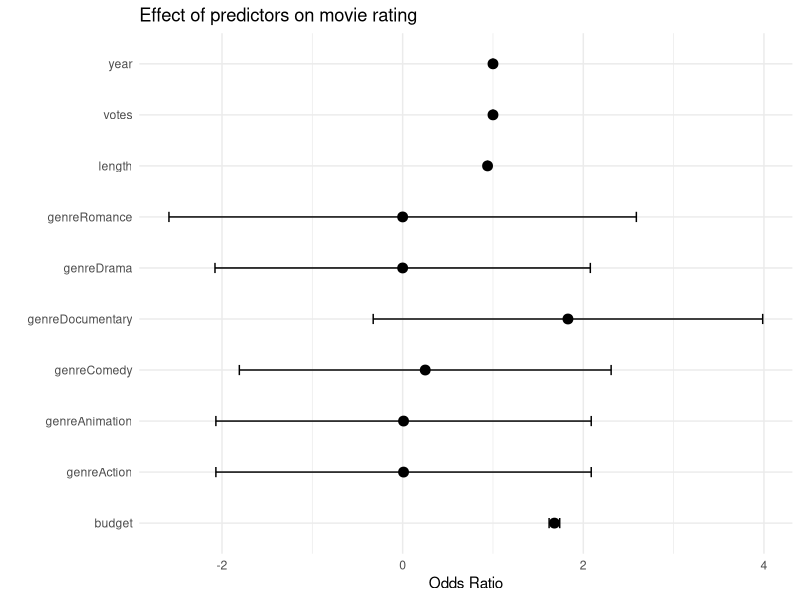
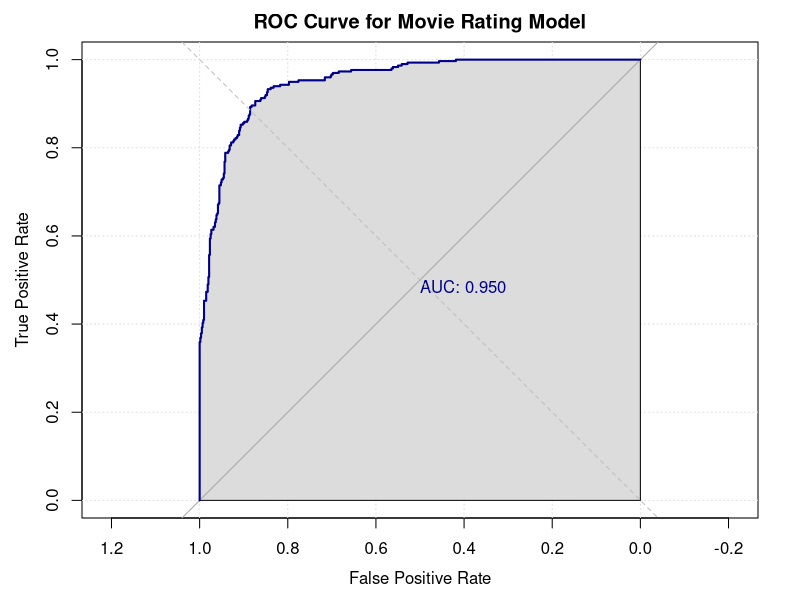
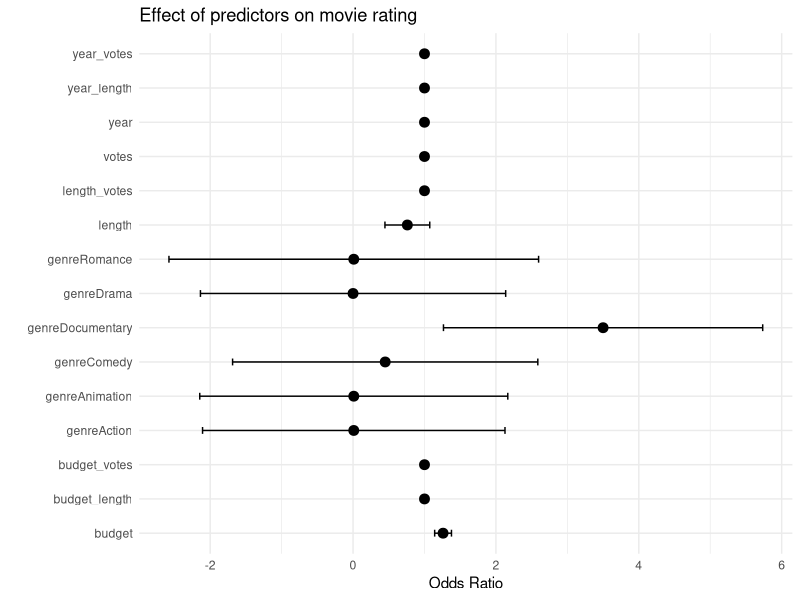

The R source for these figures, in order:
## ---- chunk 1
knitr::opts_chunk$set(echo = TRUE, tidy.opts=list(width.cutoff=55),tidy=TRUE)
## ---- chunk 2
# Load required packages
library(tidyverse)
library(ggplot2)
library(scales)
library(dplyr)
library(broom)
library(pROC)
library(MASS)
## ---- chunk 3
# Read data
films <- read.csv("dataset9.csv", header = TRUE)
# View data structures and variable types
str(films)
# View variable distribution
summary(films)
# Find the count of each category in genre
films %>% 
  group_by(genre) %>% 
  summarise(count=n())
## ---- chunk 4
# Correlation matrix
cor(films[,c("year", "length", "budget", "votes", "rating")])
## ---- chunk 5
# Check for missing values
sum(is.na(films))
# Check which column has missing values
colSums(is.na(films))
#Fill missing values 
median_length <- median(films$length, na.rm = TRUE)
films$length[is.na(films$length)] <- median_length
# Check if missing values were filled successfully
sum(is.na(films))
## ---- chunk 6
# Convert year and length to continuous variables(Because time and length can be regarded as unlimited values)
films$year <- as.numeric(as.character(films$year))
films$length <- as.numeric(as.character(films$length))
# one-hot encoding
films <- cbind(films, model.matrix(~genre-1, data=films))
# Binarize the IMDB score
films$rating2 <- ifelse(films$rating > 7, 1, 0)
## ---- chunk 7
# Fitting a GLM model
fit <- glm(rating2 ~ year + length + budget + votes + genreAction + genreAnimation+genreComedy + genreDocumentary + genreDrama + genreRomance, data=films, family=binomial)
summary(fit)
## ---- chunk 8
# Extract Coefficients and Standard Errors
coef_df <- tidy(fit, exponentiate = TRUE) %>%
  filter(term != "(Intercept)") %>%
  mutate_if(is.numeric, list(~ round(., 2))) %>%
  mutate(
    lower = estimate - 1.96 * std.error,
    upper = estimate + 1.96 * std.error
  )

# plot the coefficients
ggplot(coef_df, aes(x = term, y = estimate)) +
  geom_point(size = 3) +
  geom_errorbar(aes(ymin = lower, ymax = upper), width = 0.2) +
  coord_flip() +
  labs(
    title = "Effect of predictors on movie rating",
    x = "", y = "Odds Ratio"
  ) +
  theme_minimal()
## ---- chunk 9
# After selecting variables:
# According to GLM fit summary, we choose the variables with p-value lower than 0.05
fit2 = glm(rating2 ~ length + budget + votes + genreAction + genreAnimation + genreDrama + genreRomance, data=films, family=binomial)
fit3 = glm(rating2 ~ length + budget + genreComedy + genreDocumentary , data=films, family=binomial)
table1 = matrix(c(fit$aic, fit2$aic, fit3$aic), dimnames = list(c("fit","fit2","fit3"), c("AIC")))
table1
## ---- chunk 10
# Store the variables that need to be scatter plotted in a data frame
variables <- c("year", "length", "budget", "votes")
plot_data <- films[variables]
## ---- chunk 11
# test interaction
films$year_length <- films$year * films$length
films$year_votes <- films$year * films$votes
films$length_votes <- films$length * films$votes
films$budget_length <- films$budget * films$length
films$budget_votes <- films$budget * films$votes

fit4 <- glm(rating2 ~ year + length + budget + votes + genreAction + genreAnimation + genreComedy + genreDocumentary + genreDrama + genreRomance + year_length + year_votes + length_votes + budget_length + budget_votes, data = films, family = binomial)

table2 = matrix(c(fit$aic, fit4$aic), dimnames = list(c("fit","fit4"), c("AIC")))
print(table2)
anova(fit, fit4, test = "Chisq")
## ---- chunk 12
# Split data into training and testing sets
set.seed(123)
train_index <- sample(1:nrow(films), size = round(nrow(films) * 0.7), replace = FALSE)
train_data <- films[train_index, ]
test_data <- films[-train_index, ]
# Predict the test data using the fitted model
test_data$predicted <- predict(fit4, newdata = test_data, type = "response")

# Calculate the ROC curve and AUC
roc_data <- roc(test_data$rating2, test_data$predicted)
roc_auc <- auc(roc_data)
roc_auc
## ---- chunk 13
# Plot the ROC curve
plot(roc_data,
  main = "ROC Curve for Movie Rating Model",
  xlab = "False Positive Rate", ylab = "True Positive Rate",
  print.auc = TRUE, auc.polygon = TRUE, grid = c(0.2, 0.2), col = "darkblue"
)
abline(a = 0, b = 1, lty = 2, col = "gray")
## ---- chunk 14
# View model results
summary(fit4)
## ---- chunk 15
# Extract Coefficients and Standard Errors
coef_df <- tidy(fit4, exponentiate = TRUE) %>%
  filter(term != "(Intercept)") %>%
  mutate_if(is.numeric, list(~ round(., 2))) %>%
  mutate(
    lower = estimate - 1.96 * std.error,
    upper = estimate + 1.96 * std.error
  )

# plot the coefficients
ggplot(coef_df, aes(x = term, y = estimate)) +
  geom_point(size = 3) +
  geom_errorbar(aes(ymin = lower, ymax = upper), width = 0.2) +
  coord_flip() +
  labs(
    title = "Effect of predictors on movie rating",
    x = "", y = "Odds Ratio"
  ) +
  theme_minimal()
## ---- chunk 16
step.fit4 <- stepAIC(fit4, direction = "both", trace = FALSE)
summary(step.fit4)
